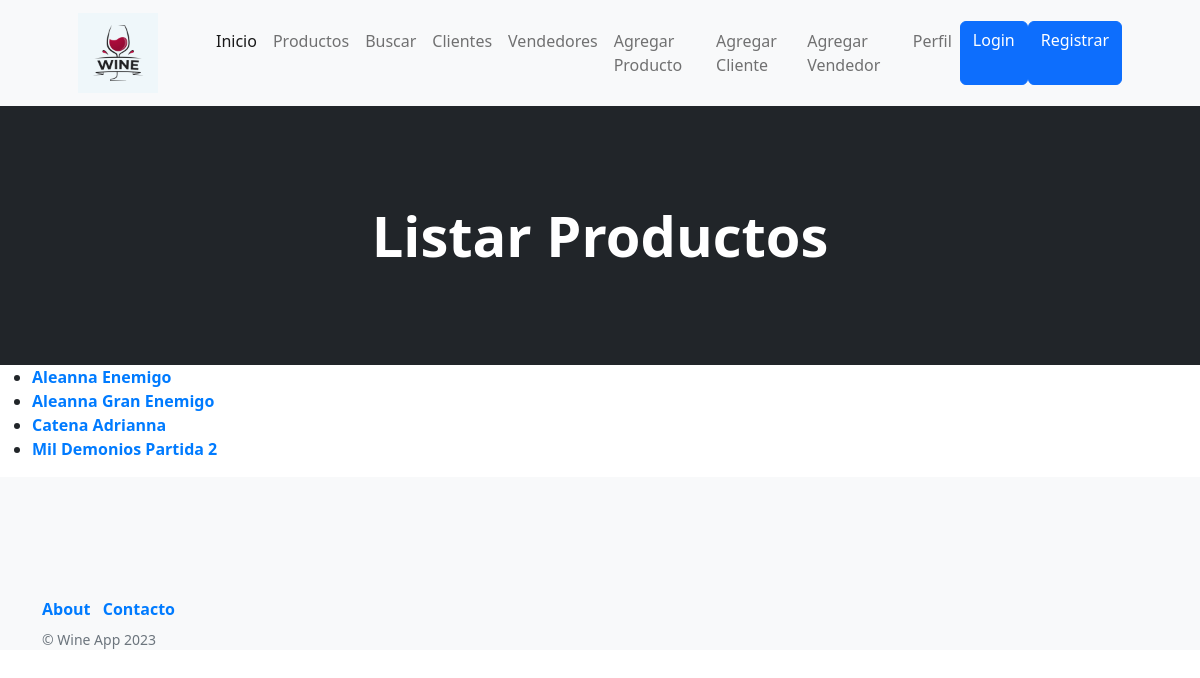
The app's page /wine_app/listar_productos, older data.
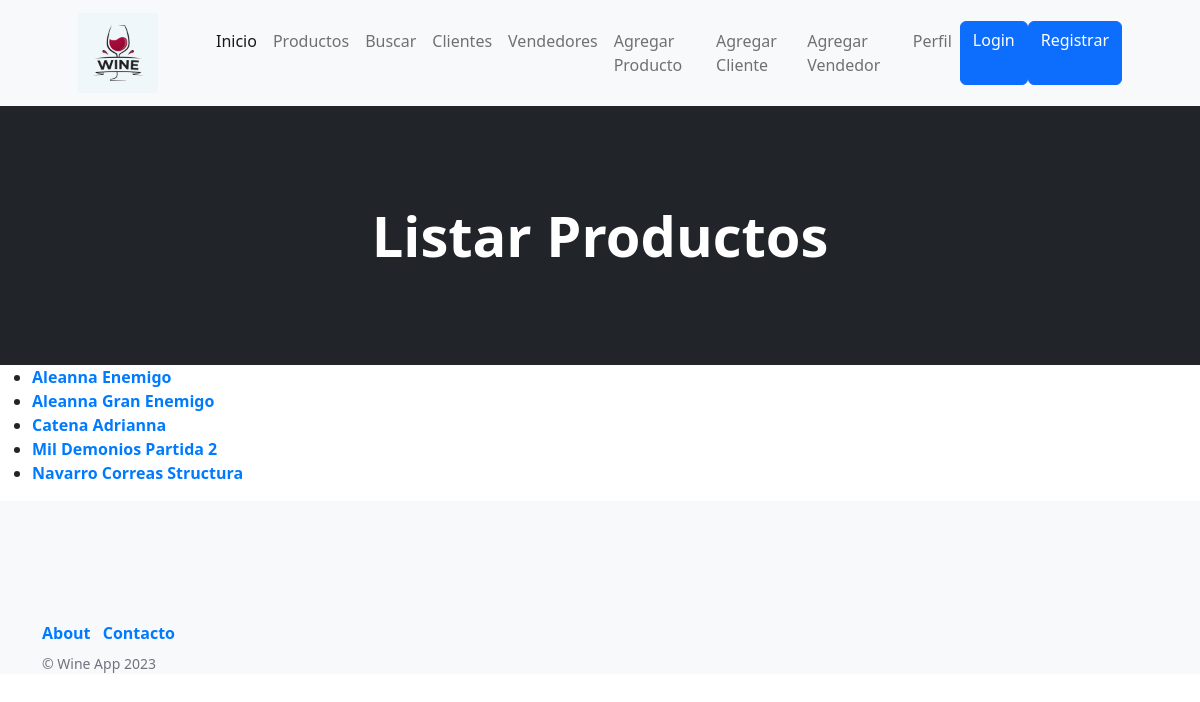
The same page, newer data.
### wine_app/models.py (models this page shows, shortened)
class Productos(models.Model):
    bodega = models.CharField(max_length=40)
    etiqueta = models.CharField(max_length=40)
    precio = models.IntegerField()
    detalle = models.TextField()
    imagen = models.ImageField(upload_to='avatares')
    class Meta():
        verbose_name = 'Producto'
        verbose_name_plural = 'Productos'
        ordering = ('bodega',)
        unique_together = ('bodega', 'etiqueta')

### wine_app/views.py (the view)
# urls.py: path('listar_productos', listar_productos, name='listar_productos'),
def listar_productos(req):
    lista = Productos.objects.all()
    return render(req, "listar_productos.html", {"listar_productos": lista})

### wine_app/templates/listar_productos.html (shortened to what this page needs)
{% extends 'padre.html' %}
{% block cambioCenter %}
<header class="bg-dark py-5">
    <div class="container px-4 px-lg-5 my-5">
        <div class="text-center text-white">
            <h1 class="display-4 fw-bolder">Listar Productos</h1>
        </div>
    </div>
</header>
{% endblock cambioCenter %}
{% block contenidoQueCambia %}
<body>
    <ul>
        {% for producto in listar_productos %}
            <li>
                <a href="{% url 'detalles_producto' producto.id %}">
                    {{ producto.bodega }} {{ producto.etiqueta }}
                </a>
            </li>
        {% endfor %}
    </ul>
</body>
{% endblock contenidoQueCambia %}

Row changes from the older to the newer data that the page shows:
added Productos: bodega "Navarro Correas", etiqueta "Structura"
